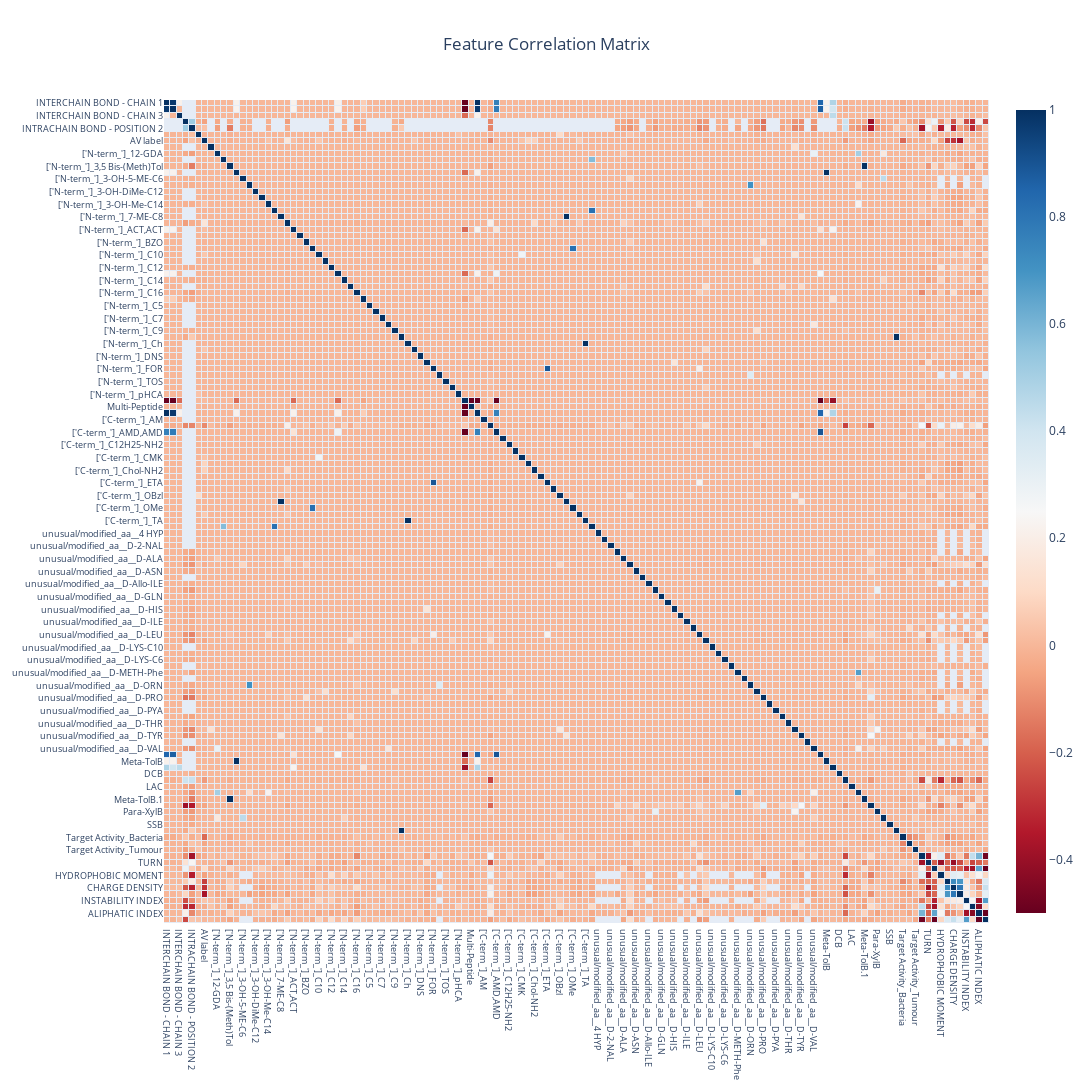

Notebook cell for this chart:
### Code cell
# Create interactive plot for better visualisation
heat = go.Heatmap(
    z = corr,
    x = corr.columns.values,
    y = corr.columns.values,
    zmin = - 0.5, # Sets the lower bound of the color domain
    zmax = 1,
    xgap = 1, # Sets the horizontal gap (in pixels) between bricks
    ygap = 1,
    colorscale = 'RdBu'
)

layout = go.Layout(
    title_text='Feature Correlation Matrix', 
    title_x=0.5, 
    width=2000, 
    height=2000,
    xaxis_showgrid=False,
    yaxis_showgrid=False,
    yaxis_autorange='reversed'
)

fig=go.Figure(data=[heat], layout=layout)
fig.update_xaxes(tickfont=dict(size=9))
fig.update_yaxes(tickfont=dict(size=9))
fig.show()

### Figure 1 — Plotly figure (JSON) as saved in the notebook; plotly's stock layout.template omitted (floating-point values rounded to 4 significant figures; data arrays with more than 128 entries replaced by an {"elided": "..."} marker saying what was removed)
{"data": [{"colorscale": [[0, "rgb(103,0,31)"], [0.1, "rgb(178,24,43)"], [0.2, "rgb(214,96,77)"], [0.3, "rgb(244,165,130)"], [0.4, "rgb(253,219,199)"], [0.5, "rgb(247,247,247)"], [0.6, "rgb(209,229,240)"], [0.7, "rgb(146,197,222)"], [0.8, "rgb(67,147,195)"], [0.9, "rgb(33,102,172)"], [1, "rgb(5,48,97)"]], "type": "heatmap", "x": {"elided": "130 str values"}, "xgap": 1, "y": {"elided": "130 str values"}, "ygap": 1, "z": {"elided": "130x130 float values"}, "zmax": 1, "zmin": -0.5}], "layout": {"height": 2000, "title": {"text": "Feature Correlation Matrix", "x": 0.5}, "width": 2000, "xaxis": {"showgrid": false, "tickfont": {"size": 9}}, "yaxis": {"autorange": "reversed", "showgrid": false, "tickfont": {"size": 9}}}}
